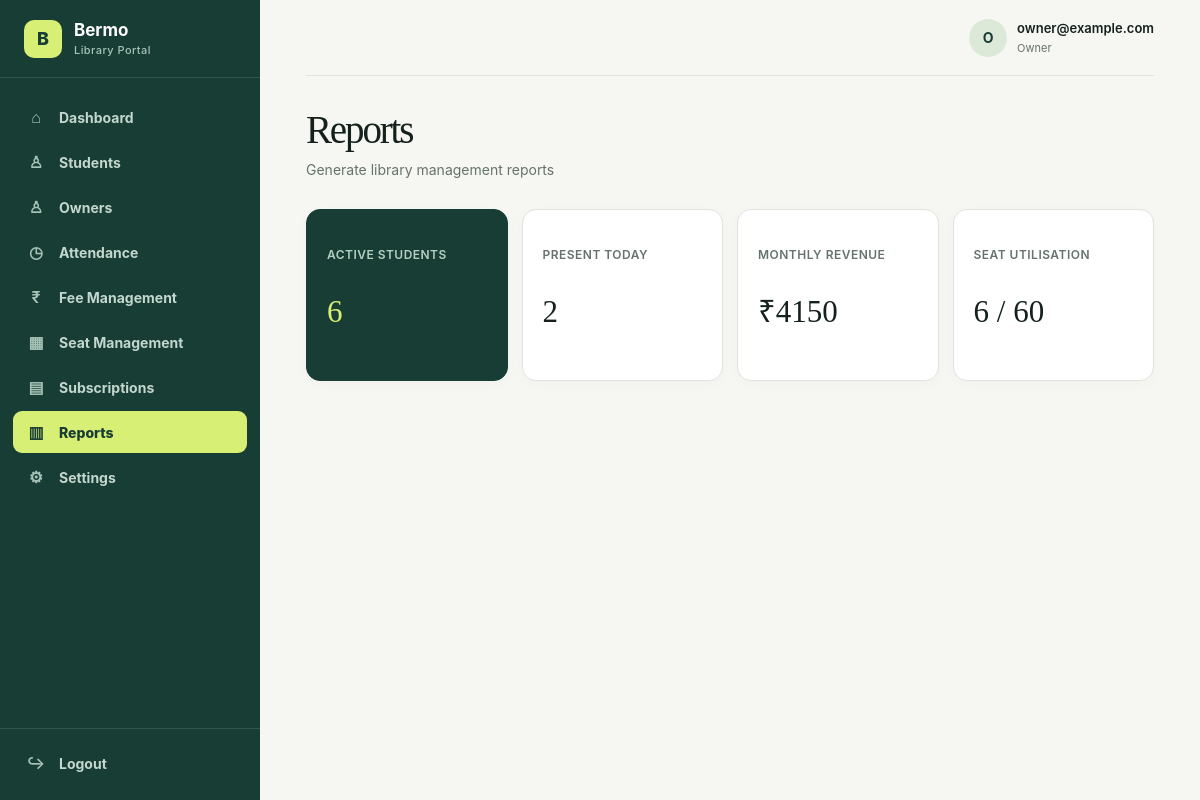
Page /management/reports/ (signed in) on the committed database.
### accounts/models.py (models this page shows, shortened)
class User(AbstractUser):
    ROLE_CHOICES = [
        ("ADMIN", "Admin"),
        ("OWNER", "Owner"),
        ("STUDENT", "Student"),
    ]
    role = models.CharField(
        max_length=20,
        choices=ROLE_CHOICES,
        default="STUDENT"
    )

### management/views.py (the view)
@login_required
def reports(request):
    today = timezone.localdate()
    month_start = today.replace(day=1)
    monthly_revenue = (
        Payment.objects
        .filter(
            status="PAID",
            payment_date__date__gte=month_start,
            payment_date__date__lte=today,
        )
        .aggregate(total=Sum("amount"))["total"]
        or Decimal("0.00")
    )
    return render(
        request,
        "management/reports.html",
        {
            "today": today,
            "total_students": StudentProfile.objects.exclude(
                status="UNREGISTERED"
            ).count(),
            "active_students": StudentProfile.objects.filter(
                status="APPROVED"
            ).count(),
            "present_today": Attendance.objects.filter(
                date=today,
                status="PRESENT",
            ).count(),
            "monthly_revenue": monthly_revenue,
            "available_seats": Seat.objects.filter(
                status="AVAILABLE"
            ).count(),
            "occupied_seats": Seat.objects.filter(
                status="OCCUPIED"
            ).count(),
            "expiring_subscriptions": Subscription.objects.filter(
                status="ACTIVE",
                end_date__range=[today, today + timedelta(days=7)],
            ).select_related("student", "plan").order_by("end_date")[:10],
            "recent_payments": Payment.objects.filter(
                status="PAID"
            ).select_related("student", "subscription__plan").order_by(
                "-payment_date"
            )[:10],
        },
    )

### management/views.py (called while the page is built)
def owner_required(view_func):
    @login_required
    @wraps(view_func)
    def wrapped_view(request, *args, **kwargs):
        if request.user.role != "OWNER":
            raise PermissionDenied("Only library owners can access management pages.")
        return view_func(request, *args, **kwargs)
    return wrapped_view

### templates/management/reports.html (shortened to what this page needs)
{% extends "management/base.html" %}
{% block content %}
<div class="dashboard-header">
    <div>
        <h1>Reports</h1>
        <p>
            Generate library management reports
        </p>
    </div>
</div>
<div class="summary-cards">
    <div class="card">
        <h4>Active Students</h4>
        <p>{{ active_students }}</p>
    </div>
    <div class="card">
        <h4>Present Today</h4>
        <p>{{ present_today }}</p>
    </div>
    <div class="card">
        <h4>Monthly Revenue</h4>
        <p>₹{{ monthly_revenue }}</p>
    </div>
    <div class="card">
        <h4>Seat Utilisation</h4>
        <p>{{ occupied_seats }} / {{ available_seats|add:occupied_seats }}</p>
    </div>
</div>
</div>
{% endblock %}

### templates/management/base.html (shortened to what this page needs)
{% load static %}
<!DOCTYPE html>
<html lang="en">
<head>
    <link rel="stylesheet" href="/static/css/main.css">
</head>
<body>
<div class="app-layout">
    <aside class="sidebar" id="managementSidebar">
        <div class="logo">
            <div class="logo-mark">
                B
            </div>
            <div class="logo-text">
                <strong>Bermo</strong>
                <span>Library Portal</span>
            </div>
        </div>
        <nav class="sidebar-nav">
            <a
                href="{% url 'management:dashboard' %}"
                class="{% if request.resolver_match.url_name == 'dashboard' %}active{% endif %}"
            >
                <span class="nav-icon">⌂</span>
                <span>Dashboard</span>
            </a>
            <a
                href="{% url 'management:students' %}"
                class="{% if request.resolver_match.url_name == 'students' %}active{% endif %}"
            >
                <span class="nav-icon">♙</span>
                <span>Students</span>
            </a>
            <a
                href="{% url 'management:owners' %}"
                class="{% if request.resolver_match.url_name == 'owners' %}active{% endif %}"
            >
                <span class="nav-icon">♙</span>
                <span>Owners</span>
            </a>
            <a
                href="{% url 'management:attendance' %}"
                class="{% if request.resolver_match.url_name == 'attendance' %}active{% endif %}"
            >
                <span class="nav-icon">◷</span>
                <span>Attendance</span>
            </a>
            <a
                href="{% url 'management:fee_management' %}"
                class="{% if request.resolver_match.url_name == 'fee_management' %}active{% endif %}"
            >
                <span class="nav-icon">₹</span>
                <span>Fee Management</span>
            </a>
            <a
                href="{% url 'management:seat_management' %}"
                class="{% if request.resolver_match.url_name == 'seat_management' %}active{% endif %}"
            >
                <span class="nav-icon">▦</span>
                <span>Seat Management</span>
            </a>
            <a
                href="{% url 'management:subscriptions' %}"
                class="{% if request.resolver_match.url_name == 'subscriptions' %}active{% endif %}"
            >
                <span class="nav-icon">▤</span>
                <span>Subscriptions</span>
            </a>
            <a
                href="{% url 'management:reports' %}"
                class="{% if request.resolver_match.url_name == 'reports' %}active{% endif %}"
            >
                <span class="nav-icon">▥</span>
                <span>Reports</span>
            </a>
            <a
                href="{% url 'management:settings' %}"
                class="{% if request.resolver_match.url_name == 'settings' %}active{% endif %}"
            >
                <span class="nav-icon">⚙</span>
                <span>Settings</span>
            </a>
        </nav>
        <div class="logout">
            <a href="{% url 'logout' %}">
                <span class="nav-icon">↪</span>
                <span>Logout</span>
            </a>
        </div>
    </aside>
    <main class="main-content">
        <div class="topbar">
            <div class="topbar-user">
                <div class="topbar-avatar">
                    {{ request.user.username|first|upper }}
                </div>
                <div class="topbar-user-info">
                    <strong>
                        {{ request.user.username }}
                    </strong>
                    <span>
                        {% if request.user.role %}
                            {{ request.user.get_role_display }}
                        {% else %}
                            Administrator
                        {% endif %}
                    </span>
                </div>
            </div>
        </div>
        {% block content %}
        {% endblock %}
</body>
</html>

### rows in the picture
User: user.username|first "O", user.username "owner@example.com", user.role "Owner"

### other values in the picture
{{ active_students }} "6"
{{ present_today }} "2"
{{ monthly_revenue }} "4150"
{{ occupied_seats }} "6"
{{ available_seats|add:occupied_seats }} "60"
